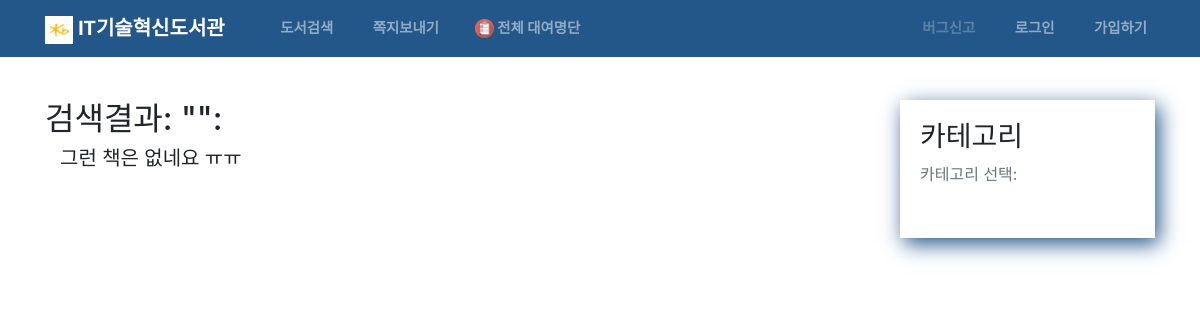
/search-book-results/, run on an earlier commit of the app's database.
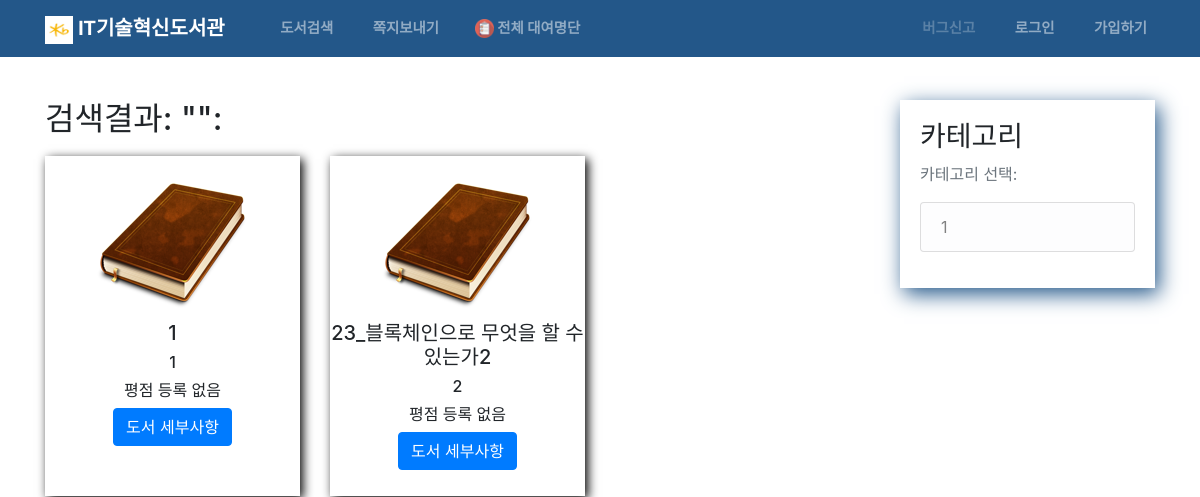
And on a later commit of the database.
### books/models.py (models this page shows, shortened)
class Book(models.Model):
    title = models.CharField(max_length=300)
    slug = models.SlugField(unique=True, allow_unicode=True)
    description = models.TextField(max_length=1000, default="About book")
    image = models.ImageField(
        default='default_book.png', upload_to='books_pics')
    author = models.CharField(max_length=100)
    book_amount = models.IntegerField()
    publish_date = models.DateField()
    number_of_pages = models.IntegerField()
    category = models.ForeignKey(Category, on_delete=models.PROTECT)
    last_rating = models.IntegerField(default=0)
    @property
    def actual_rating(self):
        list_of_stars = []
        for star in range(self.last_rating):
            list_of_stars.append(star)
        return list_of_stars

class Category(models.Model):
    category = models.CharField(max_length=50)
    slug = models.SlugField(unique=True)
    def __str__(self):
        return self.category
    class Meta:
        verbose_name_plural = "Categories"

### books/views.py (the view)
# urls.py: path('search-book-results/', SearchBookListView.as_view(), name='search'),
class SearchBookListView(ListView):
    template_name = "books/book_search_result.html"
    model = Book
    def get_queryset(self):
        queryset = super(SearchBookListView, self).get_queryset()
        q = self.request.GET.get("q")
        if q:
            books_by_title = queryset.filter(title__icontains=q)
            books_by_author = queryset.filter(author__icontains=q)
            return books_by_author | books_by_title
        return queryset

### books/context_processors.py (called while the page is built)
def categories(request):
    return {
        'categories': Category.objects.all()
    }

### books/templates/books/book_search_result.html
{% extends "base.html" %}
{% block content %}
{% load static %}
<h2>검색결과: "{{ request.GET.q }}":</h2>
<div class="row lastBooksContainer">
    {% if book_list %}
    {% for book in book_list %}
    <div class="col-md-4 bookCard">
        <div class="cardBorder">
            <img class="book_image" src="{{ book.image.url }}" alt="Book image">
            <h5>{{ book.title }}</h5>
            <h6>{{ book.author }}</h6>
            {% if book.actual_rating %}
            {% for rate in book.actual_rating %}
            <span class="fa fa-star checked"></span>
            {% endfor %} <br>
            {% else %}
            <h6>평점 등록 없음</h6>
            {% endif %}
            <a href="{% url 'bookDetail' slug=book.slug %}"><button class="btn btn-primary btn-xs">도서 세부사항</button></a>
        </div>
    </div>
    {% endfor %}
    {% else %}
    <h5 style="margin-left:30px;"> 그런 책은 없네요 ㅠㅠ</h5>
    {% endif %}
</div>
{% endblock content %}

### templates/base.html (shortened to what this page needs)
{% load static %}
<!DOCTYPE html>
<html lang="en">
<head>
    <link rel="stylesheet" href="{% static 'css/main.css' %}">
    <link rel="stylesheet" href="https://stackpath.bootstrapcdn.com/bootstrap/4.1.3/css/bootstrap.min.css"
>
    <link rel="stylesheet" href="https://cdnjs.cloudflare.com/ajax/libs/font-awesome/4.7.0/css/font-awesome.min.css">
    <link rel="stylesheet" href="https://use.fontawesome.com/releases/v5.4.2/css/all.css"
>
</head>
<header class="site-header">
    <nav class="navbar navbar-expand-md navbar-dark bg-steel fixed-top">
        <div class="container">
            <a class="navbar-brand mr-4" href="{% url 'home' %}"><img style="height:1.4em;" src="{% static 'icons/KB-Kookmin-Card.png' %}"
                    alt=""> IT기술혁신도서관</a>
            <div class="collapse navbar-collapse" id="navbarToggle">
                <div class="navbar-nav mr-auto">
                    <a class="nav-item nav-link" href="{% url 'books' %}"><img src="{% static 'icons/book.png' %}" alt="">
                        도서검색</a>
                    <a class="nav-item nav-link" href="{% url 'contact' %}"><img src="{% static 'icons/message.png' %}"
                        쪽지보내기</a>
                        <a class="nav-item nav-link" href="{% url 'expired' %}"><img src="{% static 'icons/expired.png' %}"
                            alt="">
                        전체 대여명단</a>
                </div>
                <div class="navbar-nav">
                    {% if user.is_authenticated %}
                    <a class="nav-item nav-link" href="{% url 'UserProfile' %}"><img src="{% static 'icons/profile.png' %}"
                            alt="">
                        내 계정({{ user.username }})
                    </a>
                    <a class="nav-item nav-link" href="{% url 'logout' %}"><img src="{% static 'icons/logout.png' %}"
                            alt=""> 로그아웃</a>
                    {% else %}
                    <a class="disabled nav-item nav-link" href=""><img src="{% static 'icons/help.png' %}" alt="">
                        버그신고</a>
                    <a class="nav-item nav-link" href="{% url 'login' %}"><img src="{% static 'icons/login.png' %}" alt="">
                        로그인</a>
                    <a class="nav-item nav-link" href="{% url 'signup' %}"><img src="{% static 'icons/register.png' %}"
                            alt=""> 가입하기</a>
                    {% endif %}
                </div>
            </div>
        </div>
    </nav>
</header>
<body>
    <main role="main" class="container pageContent">
        <div class="row">
            <div class="col-md-9">
                {% block content %}{% endblock %}
            </div>
            <div class="col-md-3">
                <div class="content-section">
                    <h3>카테고리</h3>
                    <p class='text-muted'>카테고리 선택:
                        <ul class="list-group">
                            {% for category in categories %}
                            <a href="{% url 'category_books_view' slug=category.slug %}">
                                <li class="list-group-item list-group-item-light">{{ category }}</li>
                            </a>
                            {% endfor %}
                        </ul>
                    </p>
                </div>
            </div>
        </div>
    </main>
</body>
</html>

What changed in the data, as far as the page shows it:
added Book: image (placeholder picture), title "1", author "1", last_rating "평점 등록 없음"
added Book: image (placeholder picture), title "23_블록체인으로 무엇을 할 수 있는가2", author "2", last_rating "평점 등록 없음"
added Category: category "1"
Also different on the page:
text no longer shown: "그런 책은 없네요 ㅠㅠ"
